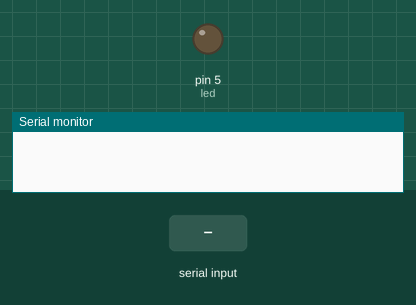
Simulated run of this sketch. Board: Arduino Uno, built with avr-gcc and run on an emulated ATmega328P. Shown: output pins drawn as LEDs (lit = HIGH), the last lines printed to the serial monitor. Inputs (shaded band) come from the test bench.

Above: at 1.2 s.
1.3 s: "O" received over Serial
At 2.0 s:
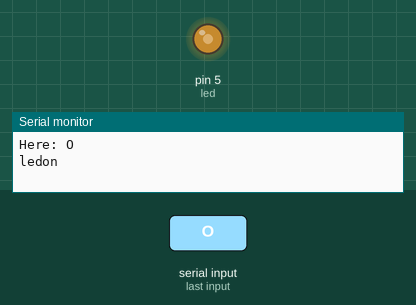
2.8 s: "F" received over Serial
At 3.1 s:
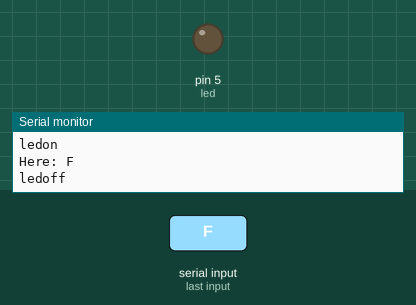
Timing chart, 0 to 5.8 s (numbered marks = the images above; inputs shaded):
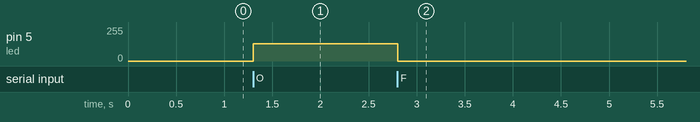

Measured:
- after the input at 1.3 s, pin 5 (led): 0/255 → 128/255 at once
- after the input at 2.8 s, pin 5 (led): 128/255 → 0/255 at once

The sketch:

bluetooth_control.ino
```cpp
char command;
String string;
boolean ledon = false;
#define led 5
short analogValue = 128;

void setup()
{
  Serial.begin(9600);
  pinMode(led, OUTPUT);
}

void loop()
{
  if (Serial.available() > 0)
  {
    string = "";
    command = ((byte)Serial.read());
    string += command;
    Serial.print("Here: ");
    Serial.println(string);
    delay(1);
  }

  if(string == "O" && !ledon ){
    ledOn();
    ledon = true;
    Serial.println("ledon");
  }
  else if(string =="F" && ledon){
    ledOff();
    ledon = false;
    Serial.println("ledoff");
  }else if(string =="b" && ledon){
    string = "";
     while (Serial.available() > 0){
       command = ((byte)Serial.read());
       if(command == "e"){ break;}
       else{
        string += command;
        delay(1);
       }
     }
     if (ledon){
      analogValue = map(string.toInt(), 0, 100, 0, 255);
      analogWrite(led, analogValue);
      Serial.print("Seeker bar: ");
      Serial.print(string.toInt());
      Serial.print("\t");
      Serial.print(analogValue);
      Serial.print("\t");
      Serial.println(string);
    }
  }
}

void ledOn(){
  analogWrite(led, analogValue);
  delay(1);
}

void ledOff(){
  analogWrite(led, 0);
  delay(1);
}
```
